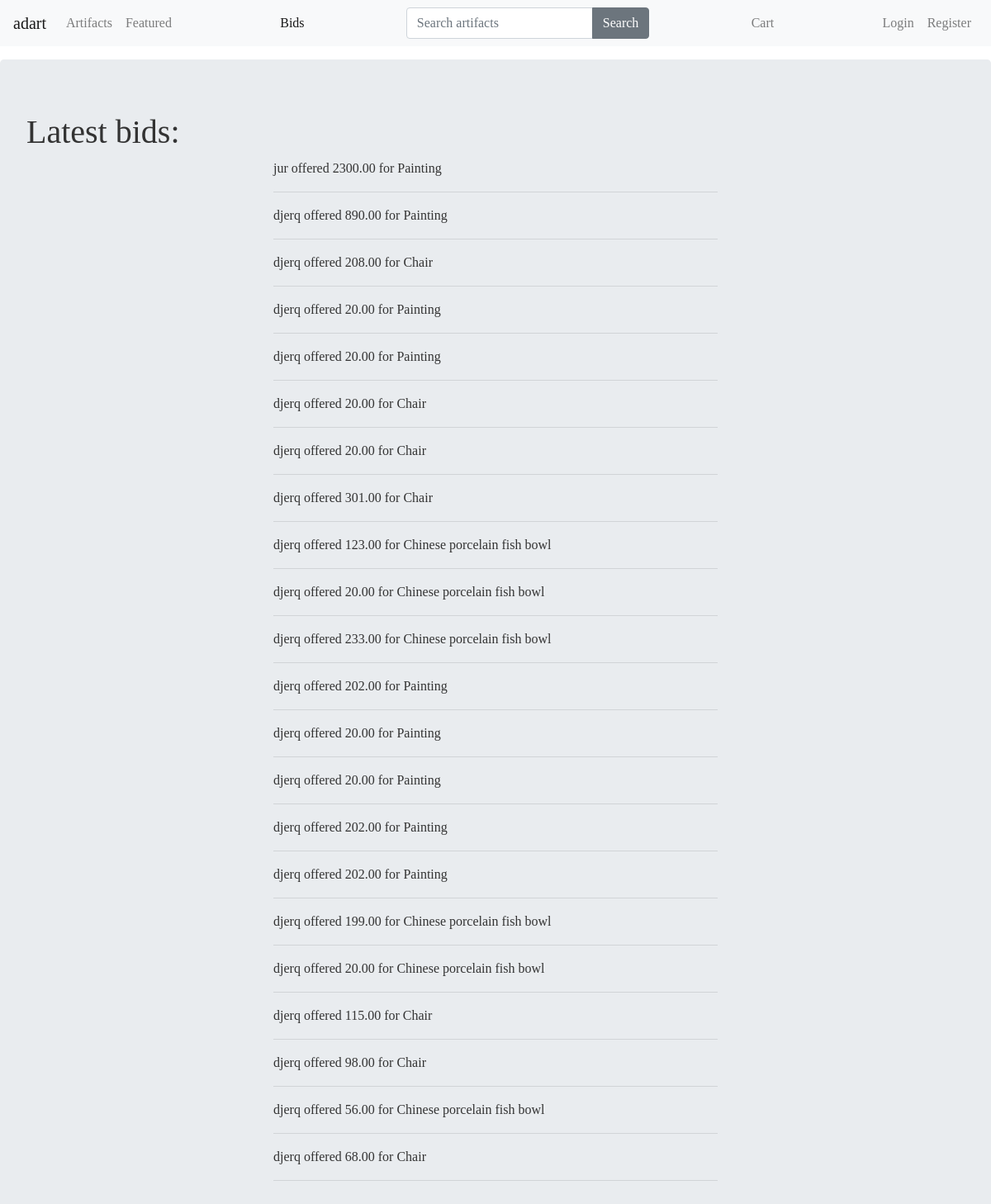
Before: /bids/ with the older database file.
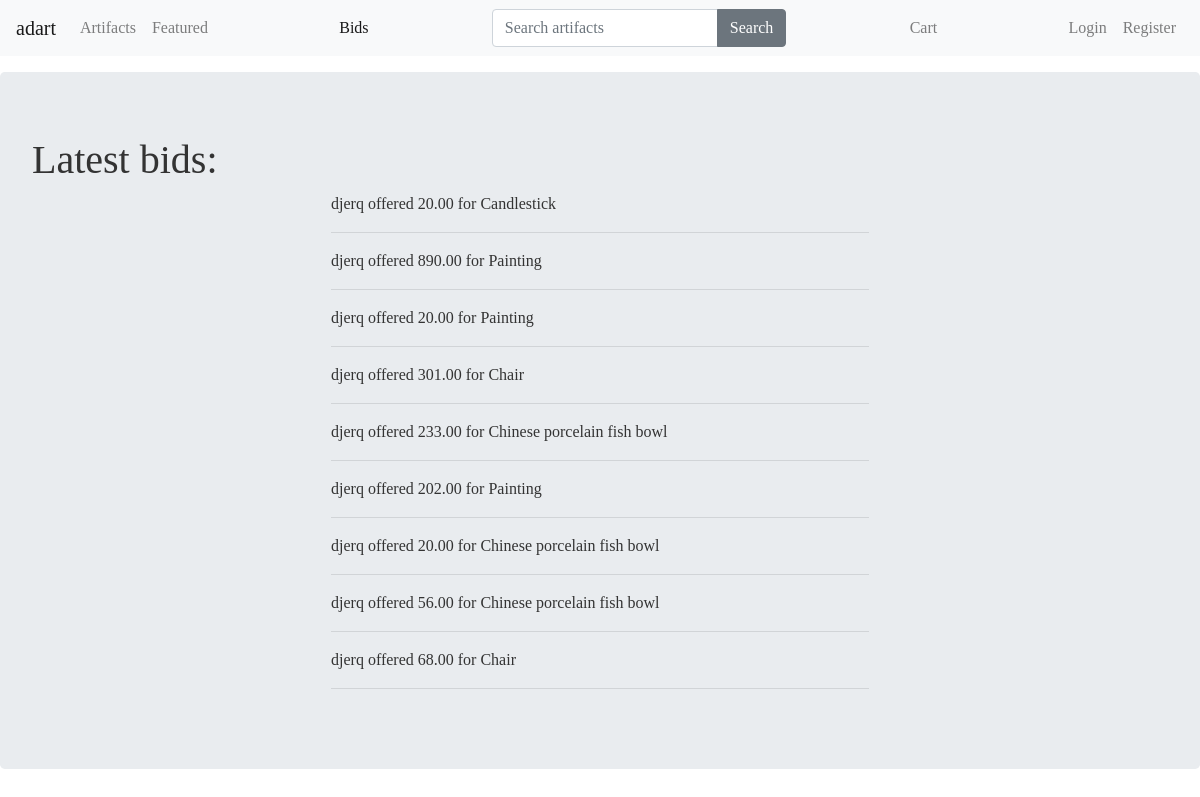
After: the same page with the newer database file.
### bids/models.py (models this page shows)
class Bid(models.Model):
    user = models.ForeignKey(User)
    artifact = models.ForeignKey(Artifact)
    offer = models.DecimalField(decimal_places=2, max_digits=20, default=20)
    def __str__(self):
        return str(self.artifact)

### artifacts/models.py (models this page shows, shortened)
class Artifact(models.Model):
    title = models.CharField(max_length=120)
    slug = models.SlugField(blank=True)
    description = models.TextField()
    history = models.TextField(null=True, blank=True)
    min_price = models.DecimalField(decimal_places=2, max_digits=20, null=True)
    price = models.DecimalField(decimal_places=2, max_digits=20, null=True)
    deadline = models.DateTimeField()
    buyer = models.ForeignKey(User, null=True, blank=True)
    sold = models.BooleanField(default=False)
    image = models.ImageField(
        upload_to=upload_image_path, null=True, blank=True)
    year = models.CharField(max_length=120, default='unknown')
    origin = models.CharField(max_length=120, default='unknown')
    featured = models.BooleanField(default=False)
    objects = ArtifactManager()
    def __str__(self):
        return self.title

### bids/views.py (the view)
# urls.py: url(r'bids/$', bid_list, name='bids'),
def bid_list(request):
    bids = Bid.objects.all().order_by('-id')
    context = {
        'bids': bids
    }
    return render(request, 'bids/snippets/bids.html', context)

### bids/templates/bids/snippets/bids.html
{% extends 'base.html' %} {% block content%}
<div class="jumbotron mt-3">
    <h1>Latest bids:</h1>
    <div class='container'>
        <div class="row">
            <div class="col-md-6 offset-md-3">
                {% for bid in bids %}
                <p>{{bid.user}} offered {{bid.offer}} for {{ bid }}</p>
                <hr />
                {% empty %}
                <div>Sorry! No bids so far.</div>
                {% endfor %}
            </div>
        </div>
    </div>
</div>
{% endblock %}

### templates/base.html (shortened to what this page needs)
{% load static %}
<!DOCTYPE html>
<html lang="en">
<head>
  <link rel="stylesheet" href="https://stackpath.bootstrapcdn.com/bootstrap/4.3.1/css/bootstrap.min.css"
 />
  <link rel="stylesheet" href='{% static "css/main.css" %}' />
</head>
<body>
  {% include 'common/navbar.html'%} {%block content%}{% endblock%}
</body>
</html>

### templates/common/navbar.html (shortened to what this page needs)
{% url 'index' as index_url %} {% url 'featured' as featured_url %}
{% url 'login' as login_url %} {% url 'register' as register_url %}
{% url 'cart' as cart_url %} {% url 'logout' as logout_url %}
{% url 'reviews' as review_url %} {% url 'bids' as bids_url %}
{% url 'artifacts' as artifacts_url %}
<nav class="navbar navbar-expand-lg navbar-light bg-light">
  <a class="navbar-brand {% if request.path == index_url %} active {% endif %}" href="{{ index_url }}">adart</a>
  <div class="collapse navbar-collapse" id="navbarNav">
    <ul class="navbar-nav">
      <li class="nav-item {% if request.path == artifacts_url %} active {% endif %}">
        <a class="nav-link " href="{{ artifacts_url }}">Artifacts</a>
      </li>
      <li class="nav-item {% if request.path == featured_url %} active {% endif %}">
        <a class="nav-link " href="{{ featured_url }}">Featured</a>
      </li>
    </ul>
    <ul class="navbar-nav ml-auto">
      <li class="nav-item {% if request.path == bids_url %} active {% endif %}">
        <a class="nav-link " href="{{ bids_url }}">Bids</a>
      </li>
    </ul>
    {% include 'search/snippets/search-form.html' %}
    <ul class="navbar-nav ml-auto">
      <li class="nav-item {% if request.path == cart_url %} active {% endif %}">
        <a class="nav-link " href="{{ cart_url }}">Cart</a>
      </li>
    </ul>
    {% if request.user.is_authenticated %}
    <ul class="navbar-nav ml-auto">
      <li class="nav-item {% if request.path == logout_url %} active {% endif %}">
        <a class="nav-link" href="{{ logout_url }}">Logout</a>
      </li>
    </ul>
    {% else %}
    <ul class="navbar-nav ml-auto">
      <li class="nav-item {% if request.path == login_url %} active {% endif %}">
        <a class="nav-link" href="{{ login_url }}">Login</a>
      </li>
      <li class="nav-item {% if request.path == register_url %} active {% endif %}">
        <a class="nav-link" href="{{ register_url }}">Register</a>
      </li>
    </ul>
    {% endif %}
  </div>
</nav>

### search/templates/search/snippets/search-form.html
<form method="GET" action='{% url "search:query" %}' class="form my-2 my-lg-0 ml-auto">
  <div class="input-group">
    <input class="form-control" type="text" name="q" placeholder="Search artifacts" aria-label="Search"
      value="{{ request.GET.q}}" />
    <span class="input-group-append">
      <button class="btn btn-secondary" type="submit">
        Search
      </button>
    </span>
  </div>
</form>

### templates/base/js.html (shortened to what this page needs)
{% load static %}

### static-auction-app/css/main.css (style rules this page uses)
body { color: #333; font-family: "Cinzel", serif; }

Changed rows visible on the page:
removed Bid: user "jur", offer "2300.00", artifact.title "Painting"
removed Bid: user "djerq", offer "208.00", artifact.title "Chair"
removed Bid: user "djerq", offer "20.00", artifact.title "Painting"
removed Bid: user "djerq", offer "20.00", artifact.title "Chair"
removed Bid: user "djerq", offer "20.00", artifact.title "Chair"
removed Bid: user "djerq", offer "123.00", artifact.title "Chinese porcelain fish bowl"
removed Bid: user "djerq", offer "20.00", artifact.title "Chinese porcelain fish bowl"
removed Bid: user "djerq", offer "202.00", artifact.title "Painting"
removed Bid: user "djerq", offer "20.00", artifact.title "Painting"
removed Bid: user "djerq", offer "20.00", artifact.title "Painting"
removed Bid: user "djerq", offer "202.00", artifact.title "Painting"
removed Bid: user "djerq", offer "199.00", artifact.title "Chinese porcelain fish bowl"
removed Bid: user "djerq", offer "115.00", artifact.title "Chair"
removed Bid: user "djerq", offer "98.00", artifact.title "Chair"
added Bid: user "djerq", offer "20.00", artifact.title "Candlestick"
